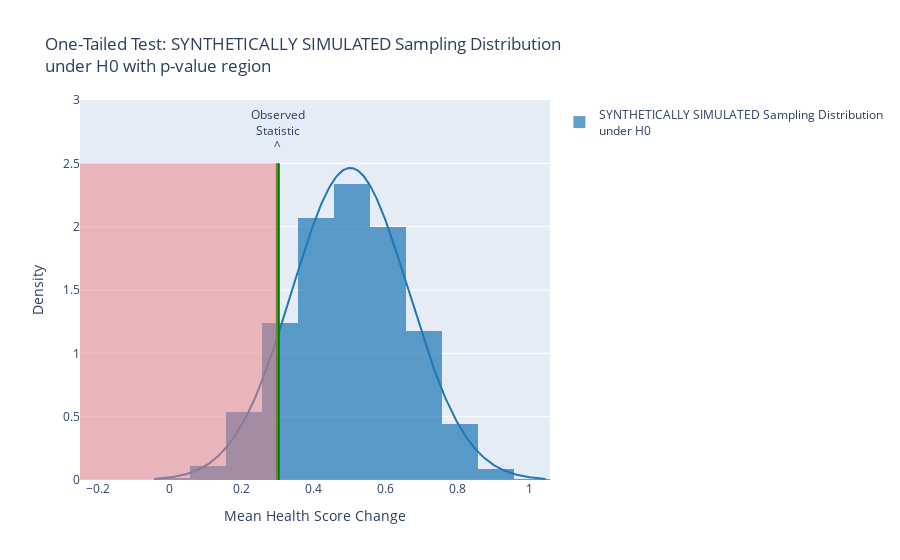

This figure's notebook cell:
### Markdown cell above
Summary with the chatbox:
Can a p-value prove or disprove a hypothesis?
A p-value measures the probability of obtaining data at least as extreme as the observed results, assuming the null hypothesis is true. However, a small p-value does not prove the null hypothesis is false, and a large p-value does not confirm the null hypothesis is true.
Here are the key points:
Small p-value (< 0.05): Suggests that the data is inconsistent with the null hypothesis, giving reason to reject it. However, it doesn't prove the alternative hypothesis with certainty—there’s always a chance of Type I error (false positive).
Large p-value (> 0.05): Indicates that the data is consistent with the null hypothesis, so we don't reject it. But it doesn’t guarantee that the null is true—there could still be an effect that wasn’t detected (this relates to Type II error or false negative).
Certainty is impossible in hypothesis testing. P-values provide evidence but never offer 100% proof. Scientific conclusions rely on degrees of confidence, not absolute truth.
Thresholds (like 0.05) are arbitrary and may vary by field. In practice, a very small p-value (e.g., < 0.01) provides stronger evidence against the null hypothesis, while larger p-values suggest insufficient evidence to reject it.
Real-world example: In your analogy, testing Fido's innocence:
Null hypothesis: Fido is innocent.
A small p-value means strong evidence against Fido’s innocence (but not 100% proof of guilt).
A large p-value doesn’t prove innocence—it just means there’s not enough evidence to conclude guilt.
In conclusion, p-values are tools for decision-making, not absolute indicators of truth or falsity. They help us judge the strength of evidence but must be interpreted alongside context, effect sizes, and other factors.
The link:https://chatgpt.com/share/670dfc08-0f88-800d-8ec3-1e874b4959ee

### Code cell
import numpy as np
import pandas as pd
import plotly.figure_factory as ff
import plotly.graph_objects as go


np.random.seed(42)

n_size = 10 
number_of_simulations = 10000  
population_parameter_value_under_H0 = 0.5  

patient_data = pd.DataFrame({
    'HealthScoreChange': np.random.randint(-10, 10, size=n_size)
})


observed_statistic = (patient_data.HealthScoreChange > 0).mean()


IncreaseProportionSimulations_underH0random = np.zeros(number_of_simulations)
for i in range(number_of_simulations):
    random_improvement = np.random.choice([0, 1], size=n_size, replace=True)
    IncreaseProportionSimulations_underH0random[i] = random_improvement.mean()


if observed_statistic >= population_parameter_value_under_H0:

    SimStats_one_tailed = (
        IncreaseProportionSimulations_underH0random >= observed_statistic
    )
else:

    SimStats_one_tailed = (
        IncreaseProportionSimulations_underH0random <= observed_statistic
    )


p_value_one_tailed = SimStats_one_tailed.sum() / number_of_simulations


print(f"One-Tailed Test p-value: {p_value_one_tailed}")


hist_data = [IncreaseProportionSimulations_underH0random + 
             np.random.uniform(-0.05, 0.05, size=len(IncreaseProportionSimulations_underH0random))]
group_labels = ['SYNTHETICALLY SIMULATED Sampling Distribution<br>under H0']

fig = ff.create_distplot(hist_data, group_labels, curve_type='normal',
                         show_hist=True, show_rug=False, bin_size=0.1)


pv_y = 2.5
pv_y_ = 0.25
fig.add_shape(type="line", x0=observed_statistic, y0=0,
              x1=observed_statistic, y1=pv_y,
              line=dict(color="Green", width=4), name="Observed Statistic")

fig.add_trace(go.Scatter(x=[observed_statistic], y=[pv_y + pv_y_],
                         text=["Observed<br>Statistic<br>^"], mode="text", showlegend=False))


if observed_statistic >= population_parameter_value_under_H0:

    fig.add_shape(type="rect", x0=observed_statistic, y0=0, x1=1.25, y1=pv_y,
                  fillcolor="LightCoral", opacity=0.5, line_width=0)
else:
 
    fig.add_shape(type="rect", x0=-0.25, y0=0, x1=observed_statistic, y1=pv_y,
                  fillcolor="LightCoral", opacity=0.5, line_width=0)


fig.update_layout(
    title="One-Tailed Test: SYNTHETICALLY SIMULATED Sampling Distribution<br>under H0 with p-value region",
    xaxis_title="Mean Health Score Change", yaxis_title="Density", yaxis=dict(range=[0, pv_y + 2 * pv_y_])
)


fig.show()

### Figure 1 — Plotly figure (JSON) as saved in the notebook; plotly's stock layout.template omitted (floating-point values rounded to 4 significant figures; data arrays with more than 128 entries replaced by an {"elided": "..."} marker saying what was removed)
{"data": [{"autobinx": false, "histnorm": "probability density", "legendgroup": "SYNTHETICALLY SIMULATED Sampling Distribution<br>under H0", "marker": {"color": "rgb(31, 119, 180)"}, "name": "SYNTHETICALLY SIMULATED Sampling Distribution<br>under H0", "opacity": 0.7, "type": "histogram", "x": {"elided": "10000 float values"}, "xaxis": "x", "xbins": {"end": 1.047, "size": 0.1, "start": -0.0433}, "yaxis": "y"}, {"legendgroup": "SYNTHETICALLY SIMULATED Sampling Distribution<br>under H0", "marker": {"color": "rgb(31, 119, 180)"}, "mode": "lines", "name": "SYNTHETICALLY SIMULATED Sampling Distribution<br>under H0", "showlegend": false, "type": "scatter", "x": {"elided": "500 float values"}, "xaxis": "x", "y": {"elided": "500 float values"}, "yaxis": "y"}, {"mode": "text", "showlegend": false, "text": ["Observed<br>Statistic<br>^"], "type": "scatter", "x": [0.3], "y": [2.75]}], "layout": {"barmode": "overlay", "hovermode": "closest", "legend": {"traceorder": "reversed"}, "shapes": [{"line": {"color": "Green", "width": 4}, "name": "Observed Statistic", "type": "line", "x0": 0.3, "x1": 0.3, "y0": 0, "y1": 2.5}, {"fillcolor": "LightCoral", "line": {"width": 0}, "opacity": 0.5, "type": "rect", "x0": -0.25, "x1": 0.3, "y0": 0, "y1": 2.5}], "title": {"text": "One-Tailed Test: SYNTHETICALLY SIMULATED Sampling Distribution<br>under H0 with p-value region"}, "xaxis": {"anchor": "y2", "domain": [0, 1], "title": {"text": "Mean Health Score Change"}, "zeroline": false}, "yaxis": {"anchor": "free", "domain": [0, 1], "position": 0, "range": [0, 3], "title": {"text": "Density"}}}}
